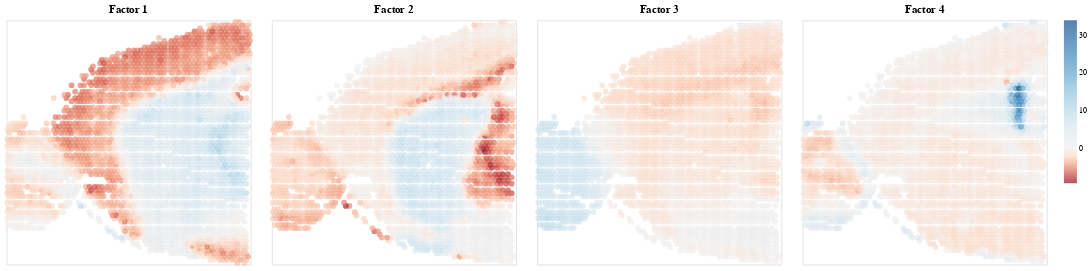

The cell this chart's notebook holds for it:
### Code cell
plot_factors_covariate_2d(z_mefisto.values.T, adata.obsm["spatial"])

### Figure 1 — Vega specification as saved in the notebook (floating-point values rounded to 4 significant figures; data arrays with more than 128 entries replaced by an {"elided": "..."} marker saying what was removed)
{"$schema": "https://vega.github.io/schema/vega/v5.json", "data": [{"name": "param_5_store"}, {"name": "param_6_store"}, {"name": "param_7_store"}, {"name": "param_8_store"}, {"name": "source_0"}, {"name": "data_0", "values": {"elided": "2487 records"}}, {"name": "data_1", "values": {"elided": "2487 records"}}, {"name": "data_2", "values": {"elided": "2487 records"}}, {"name": "data_3", "values": {"elided": "2487 records"}}, {"name": "data_0_view_5_x_domain_covariate_0", "values": {"elided": "137 records"}}, {"name": "data_0_view_5_y_domain_covariate_1", "values": [{"covariate_1": 7474}, {"covariate_1": 8552}, {"covariate_1": 3163}, {"covariate_1": 6636}, {"covariate_1": 7115}, {"covariate_1": 8912}, {"covariate_1": 8792}, {"covariate_1": 6517}, {"covariate_1": 9271}, {"covariate_1": 8433}, {"covariate_1": 5678}, {"covariate_1": 9510}, {"covariate_1": 9391}, {"covariate_1": 4241}, {"covariate_1": 6876}, {"covariate_1": 9151}, {"covariate_1": 9989}, {"covariate_1": 8073}, {"covariate_1": 4361}, {"covariate_1": 7594}, {"covariate_1": 6756}, {"covariate_1": 6516}, {"covariate_1": 5798}, {"covariate_1": 7834}, {"covariate_1": 8313}, {"covariate_1": 4002}, {"covariate_1": 7355}, {"covariate_1": 5439}, {"covariate_1": 5558}, {"covariate_1": 4600}, {"covariate_1": 4840}, {"covariate_1": 4720}, {"covariate_1": 3523}, {"covariate_1": 6277}, {"covariate_1": 6995}, {"covariate_1": 7954}, {"covariate_1": 3403}, {"covariate_1": 3882}, {"covariate_1": 7235}, {"covariate_1": 10229}, {"covariate_1": 6038}, {"covariate_1": 8672}, {"covariate_1": 9630}, {"covariate_1": 6157}, {"covariate_1": 7475}, {"covariate_1": 5080}, {"covariate_1": 9031}, {"covariate_1": 8553}, {"covariate_1": 4481}, {"covariate_1": 6397}, {"covariate_1": 7714}, {"covariate_1": 3642}, {"covariate_1": 6996}, {"covariate_1": 10349}, {"covariate_1": 3762}, {"covariate_1": 7953}, {"covariate_1": 5319}, {"covariate_1": 9032}, {"covariate_1": 3044}, {"covariate_1": 4960}, {"covariate_1": 5199}, {"covariate_1": 8432}, {"covariate_1": 9750}, {"covariate_1": 9870}, {"covariate_1": 8193}, {"covariate_1": 5079}, {"covariate_1": 5918}, {"covariate_1": 6037}, {"covariate_1": 4121}, {"covariate_1": 10109}, {"covariate_1": 2924}, {"covariate_1": 3283}, {"covariate_1": 5559}, {"covariate_1": 2804}, {"covariate_1": 4601}, {"covariate_1": 10468}, {"covariate_1": 2684}]}, {"name": "data_1_view_6_x_domain_covariate_0", "values": {"elided": "137 records"}}, {"name": "data_1_view_6_y_domain_covariate_1", "values": [{"covariate_1": 7474}, {"covariate_1": 8552}, {"covariate_1": 3163}, {"covariate_1": 6636}, {"covariate_1": 7115}, {"covariate_1": 8912}, {"covariate_1": 8792}, {"covariate_1": 6517}, {"covariate_1": 9271}, {"covariate_1": 8433}, {"covariate_1": 5678}, {"covariate_1": 9510}, {"covariate_1": 9391}, {"covariate_1": 4241}, {"covariate_1": 6876}, {"covariate_1": 9151}, {"covariate_1": 9989}, {"covariate_1": 8073}, {"covariate_1": 4361}, {"covariate_1": 7594}, {"covariate_1": 6756}, {"covariate_1": 6516}, {"covariate_1": 5798}, {"covariate_1": 7834}, {"covariate_1": 8313}, {"covariate_1": 4002}, {"covariate_1": 7355}, {"covariate_1": 5439}, {"covariate_1": 5558}, {"covariate_1": 4600}, {"covariate_1": 4840}, {"covariate_1": 4720}, {"covariate_1": 3523}, {"covariate_1": 6277}, {"covariate_1": 6995}, {"covariate_1": 7954}, {"covariate_1": 3403}, {"covariate_1": 3882}, {"covariate_1": 7235}, {"covariate_1": 10229}, {"covariate_1": 6038}, {"covariate_1": 8672}, {"covariate_1": 9630}, {"covariate_1": 6157}, {"covariate_1": 7475}, {"covariate_1": 5080}, {"covariate_1": 9031}, {"covariate_1": 8553}, {"covariate_1": 4481}, {"covariate_1": 6397}, {"covariate_1": 7714}, {"covariate_1": 3642}, {"covariate_1": 6996}, {"covariate_1": 10349}, {"covariate_1": 3762}, {"covariate_1": 7953}, {"covariate_1": 5319}, {"covariate_1": 9032}, {"covariate_1": 3044}, {"covariate_1": 4960}, {"covariate_1": 5199}, {"covariate_1": 8432}, {"covariate_1": 9750}, {"covariate_1": 9870}, {"covariate_1": 8193}, {"covariate_1": 5079}, {"covariate_1": 5918}, {"covariate_1": 6037}, {"covariate_1": 4121}, {"covariate_1": 10109}, {"covariate_1": 2924}, {"covariate_1": 3283}, {"covariate_1": 5559}, {"covariate_1": 2804}, {"covariate_1": 4601}, {"covariate_1": 10468}, {"covariate_1": 2684}]}, {"name": "data_2_view_7_x_domain_covariate_0", "values": {"elided": "137 records"}}, {"name": "data_2_view_7_y_domain_covariate_1", "values": [{"covariate_1": 7474}, {"covariate_1": 8552}, {"covariate_1": 3163}, {"covariate_1": 6636}, {"covariate_1": 7115}, {"covariate_1": 8912}, {"covariate_1": 8792}, {"covariate_1": 6517}, {"covariate_1": 9271}, {"covariate_1": 8433}, {"covariate_1": 5678}, {"covariate_1": 9510}, {"covariate_1": 9391}, {"covariate_1": 4241}, {"covariate_1": 6876}, {"covariate_1": 9151}, {"covariate_1": 9989}, {"covariate_1": 8073}, {"covariate_1": 4361}, {"covariate_1": 7594}, {"covariate_1": 6756}, {"covariate_1": 6516}, {"covariate_1": 5798}, {"covariate_1": 7834}, {"covariate_1": 8313}, {"covariate_1": 4002}, {"covariate_1": 7355}, {"covariate_1": 5439}, {"covariate_1": 5558}, {"covariate_1": 4600}, {"covariate_1": 4840}, {"covariate_1": 4720}, {"covariate_1": 3523}, {"covariate_1": 6277}, {"covariate_1": 6995}, {"covariate_1": 7954}, {"covariate_1": 3403}, {"covariate_1": 3882}, {"covariate_1": 7235}, {"covariate_1": 10229}, {"covariate_1": 6038}, {"covariate_1": 8672}, {"covariate_1": 9630}, {"covariate_1": 6157}, {"covariate_1": 7475}, {"covariate_1": 5080}, {"covariate_1": 9031}, {"covariate_1": 8553}, {"covariate_1": 4481}, {"covariate_1": 6397}, {"covariate_1": 7714}, {"covariate_1": 3642}, {"covariate_1": 6996}, {"covariate_1": 10349}, {"covariate_1": 3762}, {"covariate_1": 7953}, {"covariate_1": 5319}, {"covariate_1": 9032}, {"covariate_1": 3044}, {"covariate_1": 4960}, {"covariate_1": 5199}, {"covariate_1": 8432}, {"covariate_1": 9750}, {"covariate_1": 9870}, {"covariate_1": 8193}, {"covariate_1": 5079}, {"covariate_1": 5918}, {"covariate_1": 6037}, {"covariate_1": 4121}, {"covariate_1": 10109}, {"covariate_1": 2924}, {"covariate_1": 3283}, {"covariate_1": 5559}, {"covariate_1": 2804}, {"covariate_1": 4601}, {"covariate_1": 10468}, {"covariate_1": 2684}]}, {"name": "data_3_view_8_x_domain_covariate_0", "values": {"elided": "137 records"}}, {"name": "data_3_view_8_y_domain_covariate_1", "values": [{"covariate_1": 7474}, {"covariate_1": 8552}, {"covariate_1": 3163}, {"covariate_1": 6636}, {"covariate_1": 7115}, {"covariate_1": 8912}, {"covariate_1": 8792}, {"covariate_1": 6517}, {"covariate_1": 9271}, {"covariate_1": 8433}, {"covariate_1": 5678}, {"covariate_1": 9510}, {"covariate_1": 9391}, {"covariate_1": 4241}, {"covariate_1": 6876}, {"covariate_1": 9151}, {"covariate_1": 9989}, {"covariate_1": 8073}, {"covariate_1": 4361}, {"covariate_1": 7594}, {"covariate_1": 6756}, {"covariate_1": 6516}, {"covariate_1": 5798}, {"covariate_1": 7834}, {"covariate_1": 8313}, {"covariate_1": 4002}, {"covariate_1": 7355}, {"covariate_1": 5439}, {"covariate_1": 5558}, {"covariate_1": 4600}, {"covariate_1": 4840}, {"covariate_1": 4720}, {"covariate_1": 3523}, {"covariate_1": 6277}, {"covariate_1": 6995}, {"covariate_1": 7954}, {"covariate_1": 3403}, {"covariate_1": 3882}, {"covariate_1": 7235}, {"covariate_1": 10229}, {"covariate_1": 6038}, {"covariate_1": 8672}, {"covariate_1": 9630}, {"covariate_1": 6157}, {"covariate_1": 7475}, {"covariate_1": 5080}, {"covariate_1": 9031}, {"covariate_1": 8553}, {"covariate_1": 4481}, {"covariate_1": 6397}, {"covariate_1": 7714}, {"covariate_1": 3642}, {"covariate_1": 6996}, {"covariate_1": 10349}, {"covariate_1": 3762}, {"covariate_1": 7953}, {"covariate_1": 5319}, {"covariate_1": 9032}, {"covariate_1": 3044}, {"covariate_1": 4960}, {"covariate_1": 5199}, {"covariate_1": 8432}, {"covariate_1": 9750}, {"covariate_1": 9870}, {"covariate_1": 8193}, {"covariate_1": 5079}, {"covariate_1": 5918}, {"covariate_1": 6037}, {"covariate_1": 4121}, {"covariate_1": 10109}, {"covariate_1": 2924}, {"covariate_1": 3283}, {"covariate_1": 5559}, {"covariate_1": 2804}, {"covariate_1": 4601}, {"covariate_1": 10468}, {"covariate_1": 2684}]}], "signals": [{"name": "childWidth", "value": 300}, {"name": "unit", "value": {}, "on": [{"events": "pointermove", "update": "isTuple(group()) ? group() : unit"}]}, {"name": "param_5", "update": "vlSelectionResolve(\"param_5_store\", \"union\")"}, {"name": "param_6", "update": "vlSelectionResolve(\"param_6_store\", \"union\")"}, {"name": "param_7", "update": "vlSelectionResolve(\"param_7_store\", \"union\")"}, {"name": "param_8", "update": "vlSelectionResolve(\"param_8_store\", \"union\")"}], "marks": [{"type": "group", "name": "view_5_group", "encode": {"update": {"width": {"signal": "childWidth"}, "height": {"signal": "height"}}}, "signals": [{"name": "param_5_covariate_0", "on": [{"events": [{"source": "view", "type": "dblclick"}], "update": "null"}, {"events": {"signal": "param_5_translate_delta"}, "update": "panLinear(param_5_translate_anchor.extent_x, -param_5_translate_delta.x / childWidth)"}, {"events": {"signal": "param_5_zoom_delta"}, "update": "zoomLinear(domain(\"view_5_x\"), param_5_zoom_anchor.x, param_5_zoom_delta)"}]}, {"name": "param_5_covariate_1", "on": [{"events": [{"source": "view", "type": "dblclick"}], "update": "null"}, {"events": {"signal": "param_5_translate_delta"}, "update": "panLinear(param_5_translate_anchor.extent_y, param_5_translate_delta.y / height)"}, {"events": {"signal": "param_5_zoom_delta"}, "update": "zoomLinear(domain(\"view_5_y\"), param_5_zoom_anchor.y, param_5_zoom_delta)"}]}, {"name": "param_5_tuple", "on": [{"events": [{"signal": "param_5_covariate_0 || param_5_covariate_1"}], "update": "param_5_covariate_0 && param_5_covariate_1 ? {unit: \"view_5\", fields: param_5_tuple_fields, values: [param_5_covariate_0,param_5_covariate_1]} : null"}]}, {"name": "param_5_tuple_fields", "value": [{"field": "covariate_0", "channel": "x", "type": "E"}, {"field": "covariate_1", "channel": "y", "type": "E"}]}, {"name": "param_5_translate_anchor", "value": {}, "on": [{"events": [{"source": "scope", "type": "pointerdown"}], "update": "{x: x(unit), y: y(unit), extent_x: domain(\"view_5_x\"), extent_y: domain(\"view_5_y\")}"}]}, {"name": "param_5_translate_delta", "value": {}, "on": [{"events": [{"source": "window", "between": [{"source": "scope", "type": "pointerdown"}, {"source": "window", "type": "pointerup"}], "type": "pointermove", "consume": true}], "update": "{x: param_5_translate_anchor.x - x(unit), y: param_5_translate_anchor.y - y(unit)}"}]}, {"name": "param_5_zoom_anchor", "on": [{"events": [{"source": "scope", "consume": true, "type": "wheel"}], "update": "{x: invert(\"view_5_x\", x(unit)), y: invert(\"view_5_y\", y(unit))}"}]}, {"name": "param_5_zoom_delta", "on": [{"events": [{"source": "scope", "consume": true, "type": "wheel"}], "update": "pow(1.001, event.deltaY * pow(16, event.deltaMode))", "force": true}]}, {"name": "param_5_modify", "on": [{"events": {"signal": "param_5_tuple"}, "update": "modify(\"param_5_store\", param_5_tuple, true)"}]}], "marks": [{"type": "symbol", "name": "view_5_marks", "from": {"data": "data_0"}, "encode": {"update": {"y": {"field": "covariate_1", "scale": "view_5_y"}, "fill": {"field": "0", "scale": "color"}, "opacity": {"value": 0.7}, "size": {"value": 50}, "x": {"field": "covariate_0", "scale": "view_5_x"}}}, "style": ["point"], "interactive": true}], "axes": [{"scale": "view_5_x", "grid": false, "labelBaseline": "middle", "orient": "bottom", "zindex": 0, "labels": false, "labelAlign": "right", "ticks": false, "labelAngle": 270, "domain": false}, {"scale": "view_5_y", "ticks": false, "zindex": 0, "domain": false, "grid": false, "orient": "left", "labels": false}], "title": {"text": "Factor 1", "frame": "group"}, "style": "cell"}, {"type": "group", "name": "view_6_group", "encode": {"update": {"height": {"signal": "height"}, "width": {"signal": "childWidth"}}}, "signals": [{"name": "param_6_covariate_0", "on": [{"events": [{"source": "view", "type": "dblclick"}], "update": "null"}, {"events": {"signal": "param_6_translate_delta"}, "update": "panLinear(param_6_translate_anchor.extent_x, -param_6_translate_delta.x / childWidth)"}, {"events": {"signal": "param_6_zoom_delta"}, "update": "zoomLinear(domain(\"view_6_x\"), param_6_zoom_anchor.x, param_6_zoom_delta)"}]}, {"name": "param_6_covariate_1", "on": [{"events": [{"source": "view", "type": "dblclick"}], "update": "null"}, {"events": {"signal": "param_6_translate_delta"}, "update": "panLinear(param_6_translate_anchor.extent_y, param_6_translate_delta.y / height)"}, {"events": {"signal": "param_6_zoom_delta"}, "update": "zoomLinear(domain(\"view_6_y\"), param_6_zoom_anchor.y, param_6_zoom_delta)"}]}, {"name": "param_6_tuple", "on": [{"events": [{"signal": "param_6_covariate_0 || param_6_covariate_1"}], "update": "param_6_covariate_0 && param_6_covariate_1 ? {unit: \"view_6\", fields: param_6_tuple_fields, values: [param_6_covariate_0,param_6_covariate_1]} : null"}]}, {"name": "param_6_tuple_fields", "value": [{"field": "covariate_0", "channel": "x", "type": "E"}, {"field": "covariate_1", "channel": "y", "type": "E"}]}, {"name": "param_6_translate_anchor", "value": {}, "on": [{"events": [{"source": "scope", "type": "pointerdown"}], "update": "{x: x(unit), y: y(unit), extent_x: domain(\"view_6_x\"), extent_y: domain(\"view_6_y\")}"}]}, {"name": "param_6_translate_delta", "value": {}, "on": [{"events": [{"source": "window", "between": [{"source": "scope", "type": "pointerdown"}, {"source": "window", "type": "pointerup"}], "type": "pointermove", "consume": true}], "update": "{x: param_6_translate_anchor.x - x(unit), y: param_6_translate_anchor.y - y(unit)}"}]}, {"name": "param_6_zoom_anchor", "on": [{"events": [{"source": "scope", "type": "wheel", "consume": true}], "update": "{x: invert(\"view_6_x\", x(unit)), y: invert(\"view_6_y\", y(unit))}"}]}, {"name": "param_6_zoom_delta", "on": [{"events": [{"source": "scope", "consume": true, "type": "wheel"}], "update": "pow(1.001, event.deltaY * pow(16, event.deltaMode))", "force": true}]}, {"name": "param_6_modify", "on": [{"events": {"signal": "param_6_tuple"}, "update": "modify(\"param_6_store\", param_6_tuple, true)"}]}], "marks": [{"type": "symbol", "name": "view_6_marks", "from": {"data": "data_1"}, "encode": {"update": {"size": {"value": 50}, "x": {"field": "covariate_0", "scale": "view_6_x"}, "opacity": {"value": 0.7}, "y": {"field": "covariate_1", "scale": "view_6_y"}, "fill": {"field": "1", "scale": "color"}}}, "interactive": true, "style": ["point"]}], "axes": [{"scale": "view_6_x", "labels": false, "labelBaseline": "middle", "domain": false, "zindex": 0, "grid": false, "orient": "bottom", "ticks": false, "labelAngle": 270, "labelAlign": "right"}, {"scale": "view_6_y", "ticks": false, "grid": false, "labels": false, "orient": "left", "zindex": 0, "domain": false}], "title": {"text": "Factor 2", "frame": "group"}, "style": "cell"}, {"type": "group", "name": "view_7_group", "encode": {"update": {"height": {"signal": "height"}, "width": {"signal": "childWidth"}}}, "signals": [{"name": "param_7_covariate_0", "on": [{"events": [{"source": "view", "type": "dblclick"}], "update": "null"}, {"events": {"signal": "param_7_translate_delta"}, "update": "panLinear(param_7_translate_anchor.extent_x, -param_7_translate_delta.x / childWidth)"}, {"events": {"signal": "param_7_zoom_delta"}, "update": "zoomLinear(domain(\"view_7_x\"), param_7_zoom_anchor.x, param_7_zoom_delta)"}]}, {"name": "param_7_covariate_1", "on": [{"events": [{"source": "view", "type": "dblclick"}], "update": "null"}, {"events": {"signal": "param_7_translate_delta"}, "update": "panLinear(param_7_translate_anchor.extent_y, param_7_translate_delta.y / height)"}, {"events": {"signal": "param_7_zoom_delta"}, "update": "zoomLinear(domain(\"view_7_y\"), param_7_zoom_anchor.y, param_7_zoom_delta)"}]}, {"name": "param_7_tuple", "on": [{"events": [{"signal": "param_7_covariate_0 || param_7_covariate_1"}], "update": "param_7_covariate_0 && param_7_covariate_1 ? {unit: \"view_7\", fields: param_7_tuple_fields, values: [param_7_covariate_0,param_7_covariate_1]} : null"}]}, {"name": "param_7_tuple_fields", "value": [{"field": "covariate_0", "channel": "x", "type": "E"}, {"field": "covariate_1", "channel": "y", "type": "E"}]}, {"name": "param_7_translate_anchor", "value": {}, "on": [{"events": [{"source": "scope", "type": "pointerdown"}], "update": "{x: x(unit), y: y(unit), extent_x: domain(\"view_7_x\"), extent_y: domain(\"view_7_y\")}"}]}, {"name": "param_7_translate_delta", "value": {}, "on": [{"events": [{"source": "window", "between": [{"source": "scope", "type": "pointerdown"}, {"source": "window", "type": "pointerup"}], "consume": true, "type": "pointermove"}], "update": "{x: param_7_translate_anchor.x - x(unit), y: param_7_translate_anchor.y - y(unit)}"}]}, {"name": "param_7_zoom_anchor", "on": [{"events": [{"source": "scope", "type": "wheel", "consume": true}], "update": "{x: invert(\"view_7_x\", x(unit)), y: invert(\"view_7_y\", y(unit))}"}]}, {"name": "param_7_zoom_delta", "on": [{"events": [{"source": "scope", "consume": true, "type": "wheel"}], "update": "pow(1.001, event.deltaY * pow(16, event.deltaMode))", "force": true}]}, {"name": "param_7_modify", "on": [{"events": {"signal": "param_7_tuple"}, "update": "modify(\"param_7_store\", param_7_tuple, true)"}]}], "marks": [{"type": "symbol", "name": "view_7_marks", "from": {"data": "data_2"}, "encode": {"update": {"y": {"field": "covariate_1", "scale": "view_7_y"}, "fill": {"field": "2", "scale": "color"}, "opacity": {"value": 0.7}, "size": {"value": 50}, "x": {"field": "covariate_0", "scale": "view_7_x"}}}, "style": ["point"], "interactive": true}], "axes": [{"scale": "view_7_x", "labelAlign": "right", "labelAngle": 270, "orient": "bottom", "zindex": 0, "domain": false, "grid": false, "labels": false, "ticks": false, "labelBaseline": "middle"}, {"scale": "view_7_y", "ticks": false, "orient": "left", "grid": false, "labels": false, "domain": false, "zindex": 0}], "title": {"text": "Factor 3", "frame": "group"}, "style": "cell"}, {"type": "group", "name": "view_8_group", "encode": {"update": {"height": {"signal": "height"}, "width": {"signal": "childWidth"}}}, "signals": [{"name": "param_8_covariate_0", "on": [{"events": [{"source": "view", "type": "dblclick"}], "update": "null"}, {"events": {"signal": "param_8_translate_delta"}, "update": "panLinear(param_8_translate_anchor.extent_x, -param_8_translate_delta.x / childWidth)"}, {"events": {"signal": "param_8_zoom_delta"}, "update": "zoomLinear(domain(\"view_8_x\"), param_8_zoom_anchor.x, param_8_zoom_delta)"}]}, {"name": "param_8_covariate_1", "on": [{"events": [{"source": "view", "type": "dblclick"}], "update": "null"}, {"events": {"signal": "param_8_translate_delta"}, "update": "panLinear(param_8_translate_anchor.extent_y, param_8_translate_delta.y / height)"}, {"events": {"signal": "param_8_zoom_delta"}, "update": "zoomLinear(domain(\"view_8_y\"), param_8_zoom_anchor.y, param_8_zoom_delta)"}]}, {"name": "param_8_tuple", "on": [{"events": [{"signal": "param_8_covariate_0 || param_8_covariate_1"}], "update": "param_8_covariate_0 && param_8_covariate_1 ? {unit: \"view_8\", fields: param_8_tuple_fields, values: [param_8_covariate_0,param_8_covariate_1]} : null"}]}, {"name": "param_8_tuple_fields", "value": [{"field": "covariate_0", "channel": "x", "type": "E"}, {"field": "covariate_1", "channel": "y", "type": "E"}]}, {"name": "param_8_translate_anchor", "value": {}, "on": [{"events": [{"source": "scope", "type": "pointerdown"}], "update": "{x: x(unit), y: y(unit), extent_x: domain(\"view_8_x\"), extent_y: domain(\"view_8_y\")}"}]}, {"name": "param_8_translate_delta", "value": {}, "on": [{"events": [{"source": "window", "between": [{"source": "scope", "type": "pointerdown"}, {"source": "window", "type": "pointerup"}], "type": "pointermove", "consume": true}], "update": "{x: param_8_translate_anchor.x - x(unit), y: param_8_translate_anchor.y - y(unit)}"}]}, {"name": "param_8_zoom_anchor", "on": [{"events": [{"source": "scope", "type": "wheel", "consume": true}], "update": "{x: invert(\"view_8_x\", x(unit)), y: invert(\"view_8_y\", y(unit))}"}]}, {"name": "param_8_zoom_delta", "on": [{"events": [{"source": "scope", "consume": true, "type": "wheel"}], "update": "pow(1.001, event.deltaY * pow(16, event.deltaMode))", "force": true}]}, {"name": "param_8_modify", "on": [{"events": {"signal": "param_8_tuple"}, "update": "modify(\"param_8_store\", param_8_tuple, true)"}]}], "marks": [{"type": "symbol", "name": "view_8_marks", "from": {"data": "data_3"}, "encode": {"update": {"opacity": {"value": 0.7}, "size": {"value": 50}, "fill": {"field": "3", "scale": "color"}, "x": {"field": "covariate_0", "scale": "view_8_x"}, "y": {"field": "covariate_1", "scale": "view_8_y"}}}, "style": ["point"], "interactive": true}], "axes": [{"scale": "view_8_x", "orient": "bottom", "labels": false, "labelAngle": 270, "domain": false, "zindex": 0, "labelAlign": "right", "grid": false, "ticks": false, "labelBaseline": "middle"}, {"scale": "view_8_y", "orient": "left", "grid": false, "domain": false, "ticks": false, "zindex": 0, "labels": false}], "title": {"text": "Factor 4", "frame": "group"}, "style": "cell"}], "scales": [{"name": "color", "type": "linear", "domain": {"fields": [{"data": "data_0", "field": "0"}, {"data": "data_1", "field": "1"}, {"data": "data_2", "field": "2"}, {"data": "data_3", "field": "3"}]}, "range": {"scheme": "redblue"}, "domainMid": 0, "zero": false, "interpolate": "hcl"}, {"name": "view_5_x", "type": "point", "domain": {"data": "data_0_view_5_x_domain_covariate_0", "field": "covariate_0", "sort": true}, "range": [0, {"signal": "childWidth"}], "padding": 0.5}, {"name": "view_5_y", "type": "point", "domain": {"data": "data_0_view_5_y_domain_covariate_1", "field": "covariate_1", "sort": true}, "range": [0, {"signal": "height"}], "padding": 0.5}, {"name": "view_6_x", "type": "point", "domain": {"data": "data_1_view_6_x_domain_covariate_0", "field": "covariate_0", "sort": true}, "range": [0, {"signal": "childWidth"}], "padding": 0.5}, {"name": "view_6_y", "type": "point", "domain": {"data": "data_1_view_6_y_domain_covariate_1", "field": "covariate_1", "sort": true}, "range": [0, {"signal": "height"}], "padding": 0.5}, {"name": "view_7_x", "type": "point", "domain": {"data": "data_2_view_7_x_domain_covariate_0", "field": "covariate_0", "sort": true}, "range": [0, {"signal": "childWidth"}], "padding": 0.5}, {"name": "view_7_y", "type": "point", "domain": {"data": "data_2_view_7_y_domain_covariate_1", "field": "covariate_1", "sort": true}, "range": [0, {"signal": "height"}], "padding": 0.5}, {"name": "view_8_x", "type": "point", "domain": {"data": "data_3_view_8_x_domain_covariate_0", "field": "covariate_0", "sort": true}, "range": [0, {"signal": "childWidth"}], "padding": 0.5}, {"name": "view_8_y", "type": "point", "domain": {"data": "data_3_view_8_y_domain_covariate_1", "field": "covariate_1", "sort": true}, "range": [0, {"signal": "height"}], "padding": 0.5}], "height": 300, "layout": {"padding": 20, "bounds": "full", "align": "each"}, "legends": [{"fill": "color", "gradientLength": {"signal": "clamp(height, 64, 200)"}, "encode": {"gradient": {"update": {"opacity": {"value": 0.7}}}}}], "padding": 5, "background": "white"}
